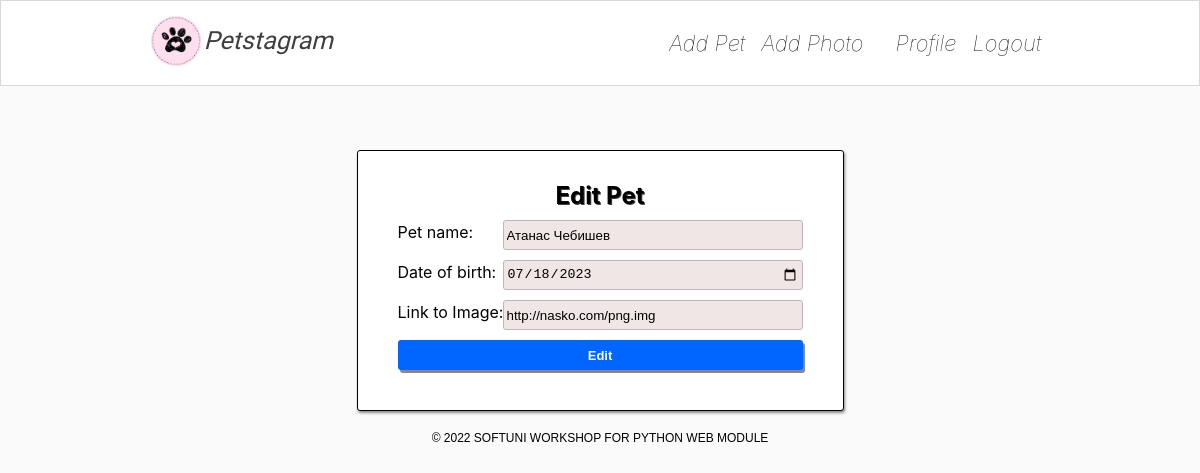
Screenshot of /pets/suffer/pet/1/edit/ (signed in) with the database file from the repository.
### petstagram/pets/models.py (models this page shows, shortened)
class Pet(models.Model):
    name = models.CharField(
        max_length=30,
        null = False,
        blank = False,
    )
    personal_photo = models.URLField(
        blank=False,
        null=False,
    )
    date_of_birth = models.DateField(
        blank=True,
        null=True,
    )
    slug = models.SlugField(unique=True, editable=False)
    user = models.ForeignKey(UserModel, on_delete=models.CASCADE)

### petstagram/pets/views.py (the view)
# urls.py: path('edit/', pet_edit, name='pet-edit'),
@login_required
def pet_edit(request, username, pet_slug):
    pet = Pet.objects.get(slug=pet_slug)
    if request.method == "GET":
        form = PetForm(instance=pet, initial=pet.__dict__)
    else:
        form = PetForm(request.POST, instance=pet)
        if form.is_valid():
            form.save()
            return redirect('pet-details', username, pet_slug)
    return render(request, 'pet-edit-page.html', {'form': form})

### petstagram/pets/forms.py
class PetForm(forms.ModelForm):
    class Meta:
        model = Pet
        fields = ['name', 'date_of_birth', 'personal_photo']
        widgets = {
            'name': forms.TextInput(attrs={'placeholder': "Pet name"}),
            'date_of_birth': forms.DateInput(attrs={'type': 'date'}),
            'personal_photo': forms.TextInput(attrs={'placeholder': 'Link to image'}),
        }
        labels = {
            'name': 'Pet name',
            'date_of_birth': 'Date of birth',
            'personal_photo': 'Link to Image',
        }

### petstagram/pets/templates/pet-edit-page.html (shortened to what this page needs)
{% extends 'base.html' %}
{% block content %}
    <div class="edit-delete edit-photo">
        <h2>Edit Pet</h2>
        <form method="post" action="">
            {{ form.as_p }}
            <button class="edit-btn" type="submit">Edit</button>
        </form>
    </div>
{% endblock %}

### static/css/home.css (style rules this page uses)
* { margin: 0; padding: 0; box-sizing: border-box; }
body { font-family: -apple-system, system-ui, "Segoe UI", Roboto, Oxygen, Ubuntu, Cantarell, "Open Sans", "Helvetica Neue", sans-serif; background: #fafafa; min-height: 100vh; }

### static/css/profileFunctions.css (style rules this page uses)
label { width: 100px; }
.edit-photo input, select, .edit-photo textarea, .label-input input { width: 300px !important; }

### static/css/petFunctions.css (style rules this page uses)
.edit-delete { margin-top: 150px; }
.edit-delete { display: block; background-color: rgb(255, 255, 255); border: 1px solid rgb(156, 152, 152); padding: 40px; margin-bottom: 15px; border-radius: 3px; border: 1px solid; box-shadow: 1px 2px 3px #888888; }
.edit-delete h2 { text-align: center; margin-top: -10px; text-shadow: 1px 1px rgb(65, 63, 63); }
.edit-delete label { display: none; }
.edit-delete input, select { background-color: rgb(240, 230, 230); border: 0.1px solid rgb(186, 184, 184); border-radius: 3px; height: 30px; padding-left: 2px; margin-top: 10px; }
.edit-delete button { color: white; font-weight: bold; font-size: 13px; border: none; width: 100%; border-radius: 3px; margin-top: 10px; height: 30px; box-shadow: 2px 3px #888888; cursor: pointer; }
.edit-photo label { display: initial !important; margin-top: 12px; margin-right: 5px; white-space: nowrap; }
.edit-photo input { padding: 3px; }
.edit-photo p { display: flex; }
.edit-btn { background-color: rgb(0, 102, 255); }

### rows the page displays
Pet: name "Атанас Чебишев", date_of_birth "07/18/2023", personal_photo "http://nasko.com/png.img"
